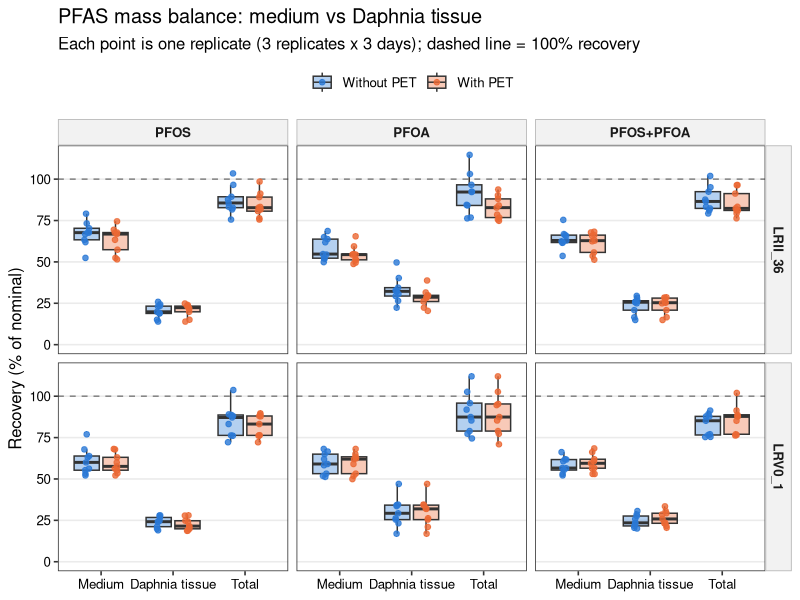
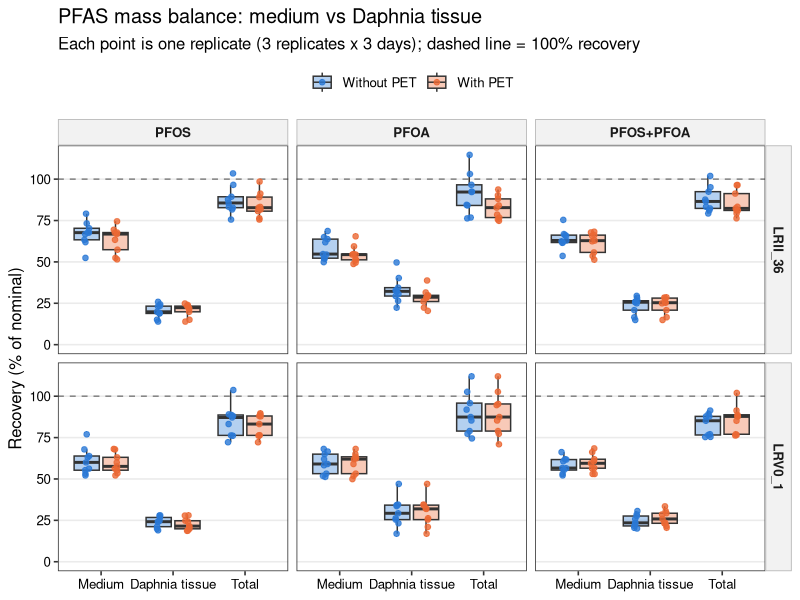
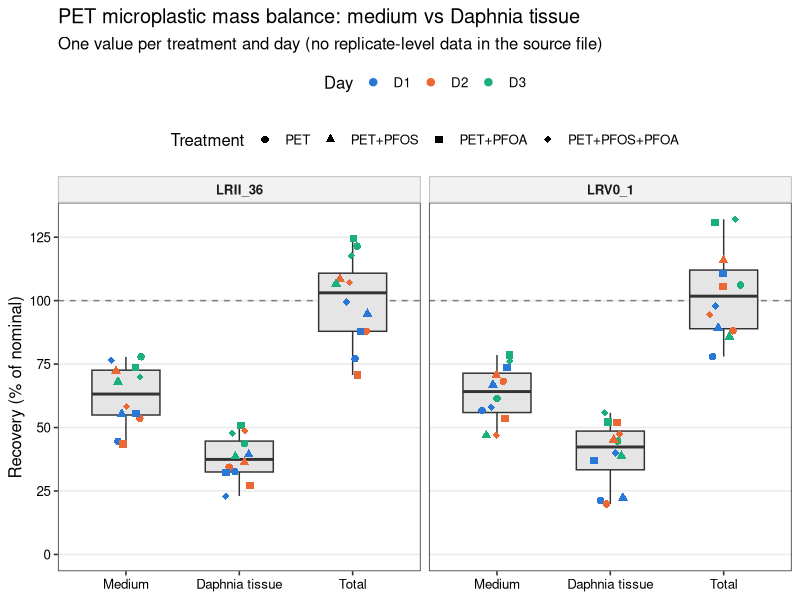
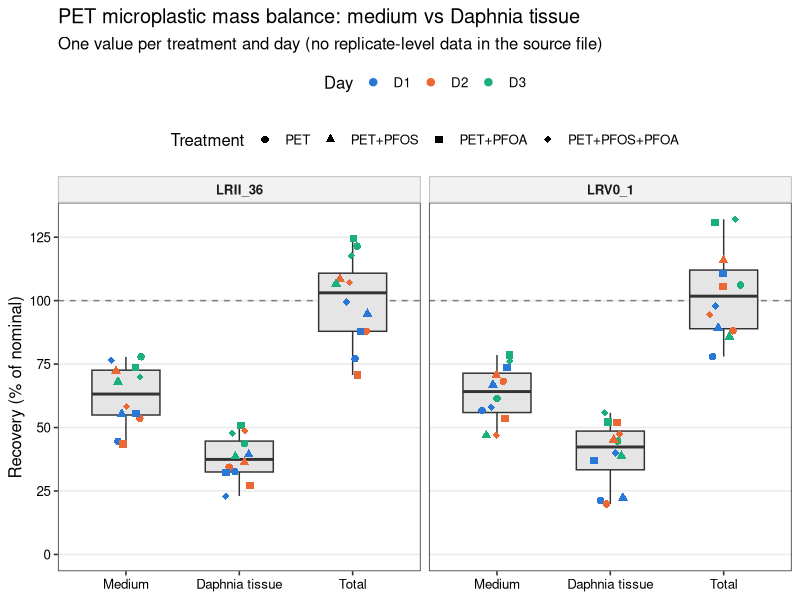
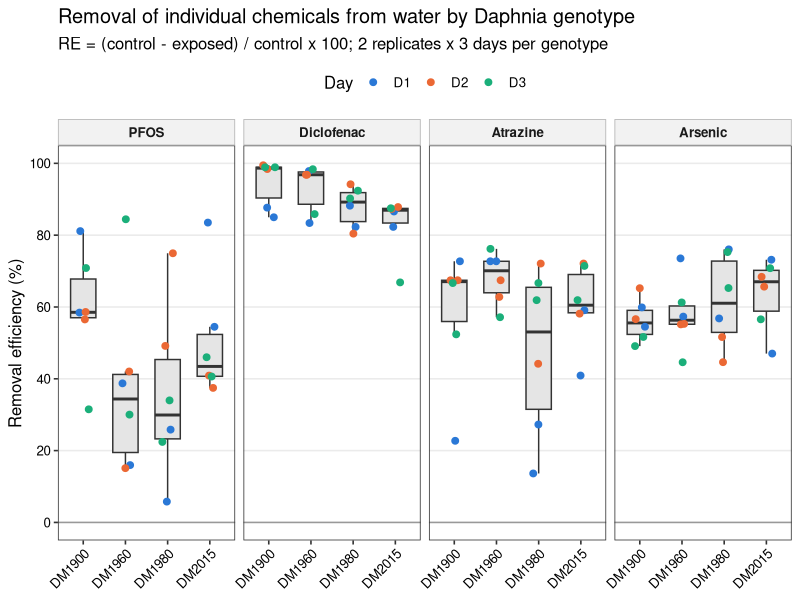
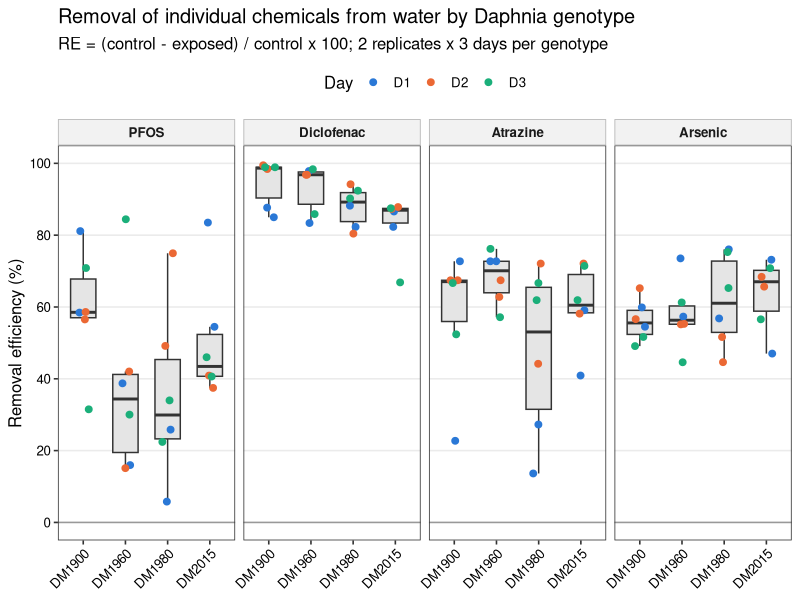
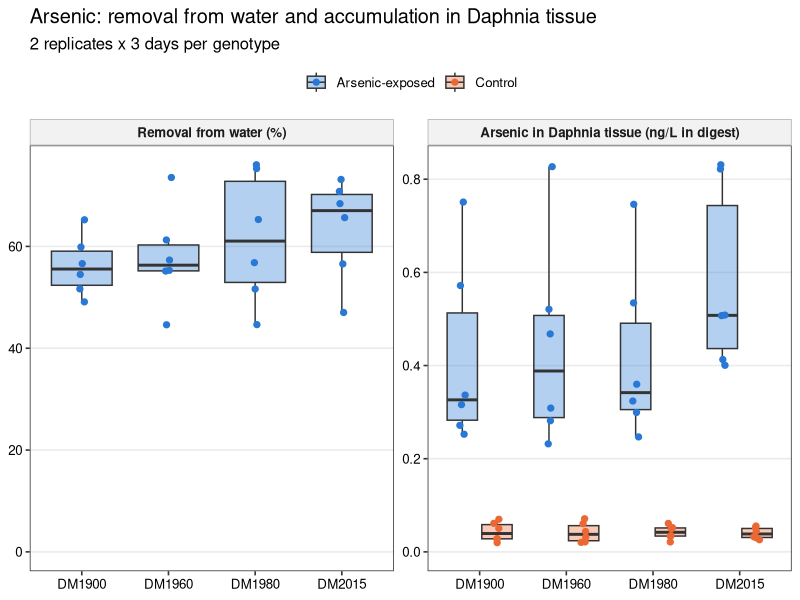
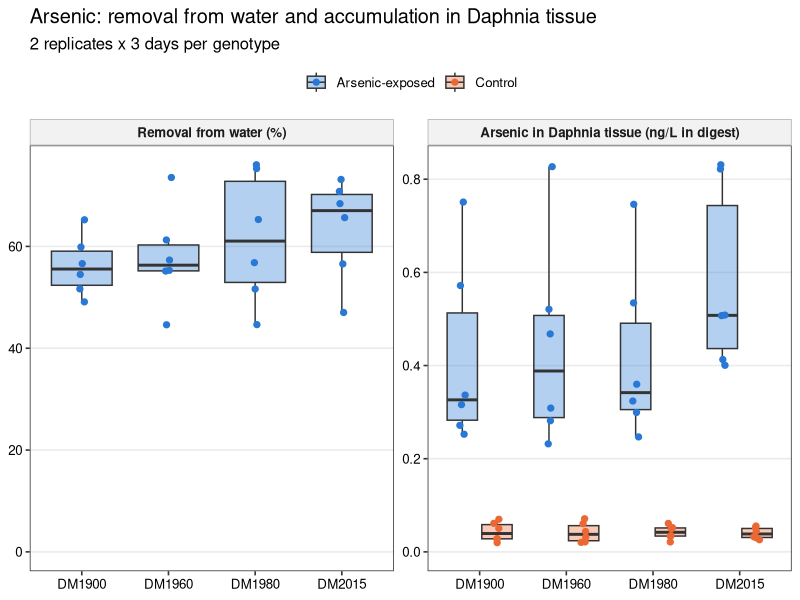

Write R code to recreate these figures, in order.
# Mass balance and removal efficiency: tidy the raw data, cross-check the
# condensed supplementary tables, and draw box plots.
#
# Inputs (repo root):
#   Mass Balance individual data points_PFAS_final.xlsx   PFAS + MP recovery (% of nominal)
#   As_massbalance.xlsx                                    Arsenic in water and Daphnia tissue
#   Abdullahi_etal_Table S2- individual chemicals raw.xlsx Final water concentrations
#   Abdullahi_etal_Table S3- individual chemicals removal efficiency.xlsx
#
# Outputs: mass_balance/output/*.csv and mass_balance/output/figures/*.{pdf,png}
#
# Run from the repo root:  Rscript mass_balance/mass_balance_plots.R

library(readxl)
library(dplyr)
library(tidyr)
library(ggplot2)

out_dir <- file.path("mass_balance", "output")
fig_dir <- file.path(out_dir, "figures")
dir.create(fig_dir, recursive = TRUE, showWarnings = FALSE)

day_cols  <- c(D1 = "#2a78d6", D2 = "#eb6834", D3 = "#1baf7a")
pair_cols <- c("#2a78d6", "#eb6834")

# Arsenic tissue values are concentrations in the digested Daphnia samples
# (ng/L of digest). Daphnia were not weighed, so no per-mass unit is possible.
tissue_unit <- "ng/L in digest"

theme_mb <- theme_bw(base_size = 12) +
  theme(panel.grid.minor = element_blank(),
        panel.grid.major.x = element_blank(),
        strip.background = element_rect(fill = "grey95", colour = "grey70"),
        strip.text = element_text(face = "bold"),
        axis.text = element_text(colour = "black"),
        legend.position = "top")

save_fig <- function(p, name, w, h) {
  ggsave(file.path(fig_dir, paste0(name, ".pdf")), p, width = w, height = h)
  ggsave(file.path(fig_dir, paste0(name, ".png")), p, width = w, height = h, dpi = 300)
}

# ---------------------------------------------------------------------------
# 1. PFAS mass balance (individual replicates)
# ---------------------------------------------------------------------------
# Each block is a header row followed by 3 days x 3 replicates.
# Column groups: A-D (PFOS), G-J (PFOA), M-P (PFOS+PFOA); label, Medium, Tissue, Sum.
pfas_raw <- read_excel("Mass Balance individual data points_PFAS_final.xlsx",
                       sheet = "PFAS", col_names = FALSE, range = "A1:P43",
                       .name_repair = "minimal")

pfas_blocks <- expand.grid(header_row = c(2, 13, 24, 34), first_col = c(1, 7, 13))

pfas <- bind_rows(lapply(seq_len(nrow(pfas_blocks)), function(i) {
  hr <- pfas_blocks$header_row[i]
  fc <- pfas_blocks$first_col[i]
  label <- as.character(pfas_raw[[fc]][hr])
  rows <- hr + 1:9
  tibble(
    block     = label,
    Day       = rep(c("D1", "D2", "D3"), each = 3),
    Replicate = rep(1:3, times = 3),
    Medium    = as.numeric(pfas_raw[[fc + 1]][rows]),
    Daphnia   = as.numeric(pfas_raw[[fc + 2]][rows])
  )
})) %>%
  mutate(
    Total    = Medium + Daphnia,
    PET      = ifelse(grepl("PET", block), "With PET", "Without PET"),
    Exposure = sub("_.*$", "", gsub("\\+PET", "", block)),
    Exposure = factor(Exposure, levels = c("PFOS", "PFOA", "PFOS+PFOA")),
    Genotype = ifelse(grepl("LRV", block), "LRV0_1", "LRII_36"),
    PET      = factor(PET, levels = c("Without PET", "With PET"))
  ) %>%
  select(Genotype, Exposure, PET, Day, Replicate, Medium, Daphnia, Total, block)

write.csv(pfas, file.path(out_dir, "pfas_mass_balance_tidy.csv"), row.names = FALSE)

pfas_long <- pfas %>%
  pivot_longer(c(Medium, Daphnia, Total), names_to = "Compartment", values_to = "Recovery") %>%
  mutate(Compartment = factor(Compartment, levels = c("Medium", "Daphnia", "Total"),
                              labels = c("Medium", "Daphnia tissue", "Total")))

p_pfas <- ggplot(pfas_long, aes(Compartment, Recovery, fill = PET)) +
  geom_hline(yintercept = 100, linetype = "dashed", colour = "grey50") +
  geom_boxplot(outlier.shape = NA, alpha = 0.35, width = 0.7,
               position = position_dodge(width = 0.8)) +
  geom_point(aes(colour = PET), size = 1.6, alpha = 0.8,
             position = position_jitterdodge(jitter.width = 0.15, dodge.width = 0.8, seed = 1)) +
  facet_grid(Genotype ~ Exposure) +
  scale_fill_manual(values = pair_cols, name = NULL) +
  scale_colour_manual(values = pair_cols, name = NULL) +
  scale_y_continuous(limits = c(0, NA), breaks = seq(0, 125, 25)) +
  labs(x = NULL, y = "Recovery (% of nominal)",
       title = "PFAS mass balance: medium vs Daphnia tissue",
       subtitle = "Each point is one replicate (3 replicates x 3 days); dashed line = 100% recovery") +
  theme_mb
save_fig(p_pfas, "Fig_PFAS_mass_balance_boxplot", 10, 7)

# ---------------------------------------------------------------------------
# 2. Microplastic (PET) mass balance: only one value per day per treatment
# ---------------------------------------------------------------------------
mp_raw <- read_excel("Mass Balance individual data points_PFAS_final.xlsx",
                     sheet = "MPs", col_names = FALSE, range = "A1:X20",
                     .name_repair = "minimal")

mp_blocks <- expand.grid(title_row = c(2, 8), first_col = c(2, 8, 14, 20))
mp_treat  <- c(`2` = "PET", `8` = "PET+PFOS", `14` = "PET+PFOA", `20` = "PET+PFOS+PFOA")

mp <- bind_rows(lapply(seq_len(nrow(mp_blocks)), function(i) {
  tr <- mp_blocks$title_row[i]
  fc <- mp_blocks$first_col[i]
  rows <- tr + 2:4
  tibble(
    Genotype  = ifelse(tr == 2, "LRII_36", "LRV0_1"),
    Treatment = mp_treat[[as.character(fc)]],
    Day       = c("D1", "D2", "D3"),
    Medium    = as.numeric(mp_raw[[fc + 1]][rows]),
    Daphnia   = as.numeric(mp_raw[[fc + 2]][rows])
  )
})) %>%
  mutate(Total = Medium + Daphnia,
         Treatment = factor(Treatment, levels = mp_treat))

write.csv(mp, file.path(out_dir, "mp_mass_balance_tidy.csv"), row.names = FALSE)

mp_long <- mp %>%
  pivot_longer(c(Medium, Daphnia, Total), names_to = "Compartment", values_to = "Recovery") %>%
  mutate(Compartment = factor(Compartment, levels = c("Medium", "Daphnia", "Total"),
                              labels = c("Medium", "Daphnia tissue", "Total")))

p_mp <- ggplot(mp_long, aes(Compartment, Recovery)) +
  geom_hline(yintercept = 100, linetype = "dashed", colour = "grey50") +
  geom_boxplot(outlier.shape = NA, fill = "grey90", width = 0.6) +
  geom_point(aes(colour = Day, shape = Treatment), size = 2.2,
             position = position_jitter(width = 0.15, seed = 1)) +
  facet_wrap(~ Genotype) +
  scale_colour_manual(values = day_cols) +
  scale_shape_manual(values = c(16, 17, 15, 18)) +
  scale_y_continuous(limits = c(0, NA), breaks = seq(0, 125, 25)) +
  labs(x = NULL, y = "Recovery (% of nominal)",
       title = "PET microplastic mass balance: medium vs Daphnia tissue",
       subtitle = "One value per treatment and day (no replicate-level data in the source file)") +
  theme_mb + theme(legend.box = "vertical")
save_fig(p_mp, "Fig_MP_mass_balance_boxplot", 9, 6)

# ---------------------------------------------------------------------------
# 3. Removal efficiency of individual chemicals (recomputed from Table S2 raw)
# ---------------------------------------------------------------------------
chem_raw <- read_excel("Abdullahi_etal_Table S2- individual chemicals raw.xlsx",
                       sheet = "individual chemicals")
names(chem_raw) <- c("Genotype", "Replicate", "Day", "PFOS", "Diclofenac", "Atrazine", "Arsenic")

chem_long <- chem_raw %>%
  pivot_longer(PFOS:Arsenic, names_to = "Chemical", values_to = "Conc")

# Initial concentration = mean of the no-Daphnia controls on the same day
# (this reproduces the IC column of Table S3).
ic <- chem_long %>%
  filter(Genotype == "Control") %>%
  group_by(Chemical, Day) %>%
  summarise(IC = mean(Conc), .groups = "drop")

removal <- chem_long %>%
  filter(Genotype != "Control") %>%
  left_join(ic, by = c("Chemical", "Day")) %>%
  mutate(RE = (IC - Conc) / IC * 100,
         Chemical = factor(Chemical, levels = c("PFOS", "Diclofenac", "Atrazine", "Arsenic")))

write.csv(removal, file.path(out_dir, "removal_efficiency_recomputed.csv"), row.names = FALSE)

# Compare with the published Table S3
s3_raw <- read_excel("Abdullahi_etal_Table S3- individual chemicals removal efficiency.xlsx",
                     col_names = FALSE, skip = 3, .name_repair = "minimal")
s3 <- s3_raw[, 1:15]
names(s3) <- c("Genotype", "Replicate", "Day",
               paste(rep(c("PFOS", "Diclofenac", "Atrazine", "Arsenic"), each = 3),
                     c("IC", "FC", "RE"), sep = "_"))
s3_long <- s3 %>%
  filter(!is.na(Genotype)) %>%
  mutate(across(-c(Genotype, Day), as.numeric)) %>%
  pivot_longer(-c(Genotype, Replicate, Day),
               names_to = c("Chemical", ".value"), names_sep = "_")

s3_check <- removal %>%
  mutate(Chemical = as.character(Chemical)) %>%
  full_join(s3_long, by = c("Genotype", "Replicate", "Day", "Chemical"),
            suffix = c("_raw", "_S3")) %>%
  mutate(status = case_when(
    is.na(FC)                          ~ "missing from Table S3",
    is.na(Conc)                        ~ "missing from raw Table S2",
    abs(Conc - FC) > 0.005             ~ "final concentration differs",
    abs(RE_raw - RE_S3) > 0.5          ~ "RE differs",
    TRUE                               ~ "ok")) %>%
  arrange(status != "ok", Chemical, Genotype, Day, Replicate)

write.csv(s3_check, file.path(out_dir, "check_TableS3_vs_raw.csv"), row.names = FALSE)

p_re <- ggplot(removal, aes(Genotype, RE)) +
  geom_hline(yintercept = 0, colour = "grey60") +
  geom_boxplot(outlier.shape = NA, fill = "grey90", width = 0.6) +
  geom_point(aes(colour = Day), size = 2, position = position_jitter(width = 0.15, seed = 1)) +
  facet_wrap(~ Chemical, nrow = 1) +
  scale_colour_manual(values = day_cols) +
  scale_y_continuous(limits = c(0, 100), breaks = seq(0, 100, 20)) +
  labs(x = NULL, y = "Removal efficiency (%)",
       title = "Removal of individual chemicals from water by Daphnia genotype",
       subtitle = "RE = (control - exposed) / control x 100; 2 replicates x 3 days per genotype") +
  theme_mb + theme(axis.text.x = element_text(angle = 45, hjust = 1))
save_fig(p_re, "Fig_removal_efficiency_boxplot", 11, 5)

# ---------------------------------------------------------------------------
# 4. Arsenic: match water and tissue by genotype, day and replicate
# ---------------------------------------------------------------------------
as_water <- read_excel("As_massbalance.xlsx", sheet = "water")
# The Treatment and Day headers are swapped in the source sheet.
names(as_water) <- c("Replicate", "Genotype", "Day", "Treatment", "Water_ugL")
# DM1900 D1 and D3 have both rows labelled replicate 1; the second row is
# replicate 2 (confirmed against Table S2 raw).
as_water <- as_water %>%
  group_by(Genotype, Day, Treatment) %>%
  mutate(Replicate = row_number()) %>%
  ungroup()

as_tissue <- read_excel("As_massbalance.xlsx", sheet = "tissue")
names(as_tissue) <- c("Replicate", "Genotype", "Day", "Treatment", "Tissue")

as_ic <- as_water %>%
  filter(Genotype == "CONTROL") %>%
  group_by(Day) %>%
  summarise(IC = mean(Water_ugL), .groups = "drop")

as_matched <- as_tissue %>%
  filter(Treatment == "ARSENIC") %>%
  select(Genotype, Day, Replicate, Tissue) %>%
  left_join(as_tissue %>% filter(Treatment == "CONTROL") %>%
              select(Genotype, Day, Replicate, Tissue_control = Tissue),
            by = c("Genotype", "Day", "Replicate")) %>%
  left_join(as_water %>% filter(Genotype != "CONTROL") %>%
              select(Genotype, Day, Replicate, Water_ugL),
            by = c("Genotype", "Day", "Replicate")) %>%
  left_join(as_ic, by = "Day") %>%
  mutate(Water_RE = (IC - Water_ugL) / IC * 100) %>%
  arrange(Genotype, Day, Replicate)

write.csv(as_matched, file.path(out_dir, "arsenic_water_tissue_matched.csv"), row.names = FALSE)

as_long <- bind_rows(
  as_matched %>% transmute(Genotype, Day, Replicate, Panel = "Removal from water (%)", Value = Water_RE),
  as_tissue %>% transmute(Genotype, Day, Replicate,
                          Panel = paste0("Arsenic in Daphnia tissue (", tissue_unit, ")"),
                          Treatment = ifelse(Treatment == "ARSENIC", "Arsenic-exposed", "Control"),
                          Value = Tissue)
) %>%
  mutate(Treatment = factor(coalesce(Treatment, "Arsenic-exposed"),
                            levels = c("Arsenic-exposed", "Control")),
         Panel = factor(Panel, levels = c("Removal from water (%)",
                                         paste0("Arsenic in Daphnia tissue (", tissue_unit, ")"))))

p_as <- ggplot(as_long, aes(Genotype, Value, fill = Treatment)) +
  geom_boxplot(outlier.shape = NA, alpha = 0.35, width = 0.7,
               position = position_dodge(width = 0.8)) +
  geom_point(aes(colour = Treatment), size = 1.8,
             position = position_jitterdodge(jitter.width = 0.15, dodge.width = 0.8, seed = 1)) +
  facet_wrap(~ Panel, scales = "free_y") +
  scale_fill_manual(values = pair_cols, name = NULL) +
  scale_colour_manual(values = pair_cols, name = NULL) +
  expand_limits(y = 0) +
  labs(x = NULL, y = NULL,
       title = "Arsenic: removal from water and accumulation in Daphnia tissue",
       subtitle = "2 replicates x 3 days per genotype") +
  theme_mb
save_fig(p_as, "Fig_arsenic_water_tissue_boxplot", 10, 5)

rho <- cor.test(as_matched$Water_RE, as_matched$Tissue, method = "spearman", exact = FALSE)

p_as_scatter <- ggplot(as_matched, aes(Tissue, Water_RE)) +
  geom_point(aes(colour = Day, shape = Genotype), size = 2.6) +
  scale_colour_manual(values = day_cols) +
  scale_shape_manual(values = c(16, 17, 15, 18)) +
  labs(x = paste0("Arsenic in Daphnia tissue (", tissue_unit, ")"), y = "Arsenic removal from water (%)",
       title = "Arsenic: water removal vs tissue concentration (matched replicates)",
       subtitle = sprintf("Spearman rho = %.2f, p = %.2f, n = %d",
                          rho$estimate, rho$p.value, nrow(as_matched))) +
  theme_mb + theme(panel.grid.major.x = element_line(colour = "grey92"),
                   legend.position = "right")
save_fig(p_as_scatter, "Fig_arsenic_water_vs_tissue_scatter", 7, 5.5)

# ---------------------------------------------------------------------------
# 5. Data checks
# ---------------------------------------------------------------------------
# PET blocks that reuse replicates from the matching non-PET block
dup_check <- pfas %>%
  filter(PET == "With PET") %>%
  inner_join(pfas %>% filter(PET == "Without PET"),
             by = c("Genotype", "Exposure", "Day", "Medium", "Daphnia"),
             suffix = c("_PET", "_noPET")) %>%
  select(Genotype, Exposure, Day, Replicate_PET, Replicate_noPET, Medium, Daphnia)
write.csv(dup_check, file.path(out_dir, "check_PET_blocks_duplicating_noPET.csv"), row.names = FALSE)

cat("\nTable S3 vs raw Table S2:\n"); print(table(s3_check$status))
cat("\nPET replicates identical to a non-PET replicate:", nrow(dup_check), "of",
    sum(pfas$PET == "With PET"), "\n")
cat("\nArsenic water vs tissue: Spearman rho =", round(rho$estimate, 2),
    "p =", signif(rho$p.value, 2), "\n")
